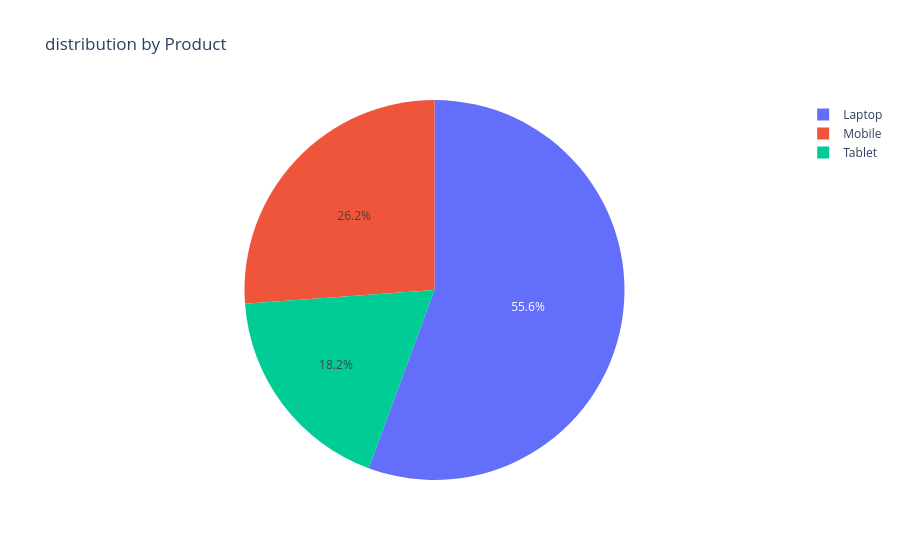

Notebook cell for this chart:
### Code cell
# 2. Create a pie chart showing the Sales distribution by Product.

sales_product = df.groupby("Product")["Sales"].sum().reset_index()

px.pie(
    sales_product,
    names = "Product",
    values = "Sales",
    title = "distribution by Product"
)

### Figure 1 — Plotly figure (JSON) as saved in the notebook; plotly's stock layout.template omitted (floating-point values rounded to 4 significant figures)
{"data": [{"domain": {"x": [0, 1], "y": [0, 1]}, "hovertemplate": "Product=%{label}<br>Sales=%{value}<extra></extra>", "labels": ["Laptop", "Mobile", "Tablet"], "legendgroup": "", "name": "", "showlegend": true, "type": "pie", "values": [504000, 237000, 165000]}], "layout": {"legend": {"tracegroupgap": 0}, "title": {"text": "distribution by Product"}}}
